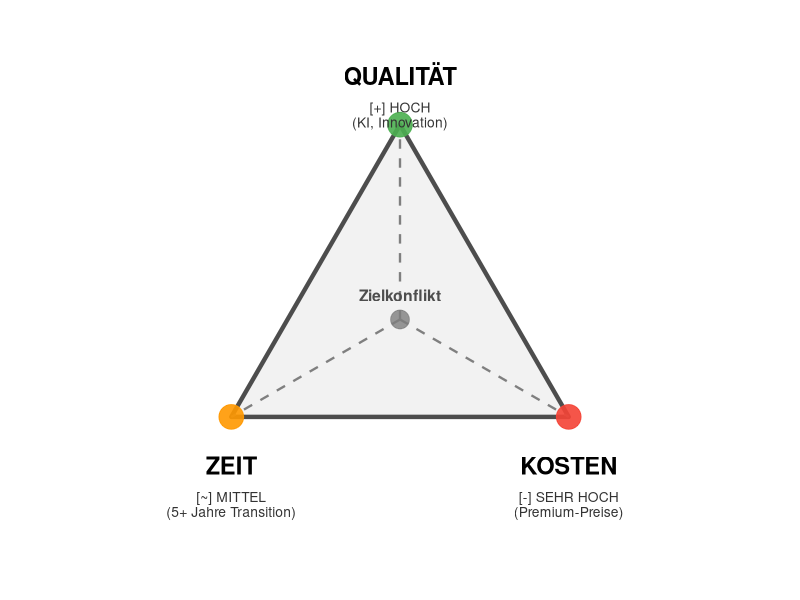

Generate this figure with R: (Note: this script raises an error after producing the figure.)
# Magisches Dreieck: Qualität-Zeit-Kosten (Clean Version)
# Laden der benötigten Bibliothek
library(ggplot2)

# Datenbasis erstellen - Koordinaten der Ecken
triangle_corners <- data.frame(
  x = c(0, -0.866, 0.866),
  y = c(1, -0.5, -0.5),
  Label_Main = c("QUALITÄT", "ZEIT", "KOSTEN"),
  Label_Sub = c(
    "[+] HOCH\n(KI, Innovation)",
    "[~] MITTEL\n(5+ Jahre Transition)",
    "[-] SEHR HOCH\n(Premium-Preise)"
  ),
  Farbe = c("#4CAF50", "#FF9800", "#F44336")
)

# Mittelpunkt
center <- data.frame(x = 0, y = 0)

# Grafik erstellen
p <- ggplot() +
  # Dreieck (Polygon) mit hellgrauer Füllung
  geom_polygon(
    data = triangle_corners,
    aes(x = x, y = y),
    fill = "gray95",
    color = "gray30",
    linewidth = 1.5
  ) +

  # Gestrichelte Linien von der Mitte zu den Ecken
  geom_segment(
    data = triangle_corners,
    aes(x = 0, y = 0, xend = x, yend = y),
    linetype = "dashed",
    color = "gray50",
    linewidth = 0.8
  ) +

  # Große Punkte an den Ecken (Ampel-Farben)
  geom_point(
    data = triangle_corners,
    aes(x = x, y = y, color = Farbe),
    size = 8,
    alpha = 0.9
  ) +

  # Farben manuell setzen
  scale_color_identity() +

  # Hauptbegriffe (QUALITÄT, ZEIT, KOSTEN) - fett und groß
  geom_text(
    data = data.frame(
      x = c(0, -0.866, 0.866),
      y = c(1.25, -0.75, -0.75),
      label = c("QUALITÄT", "ZEIT", "KOSTEN")
    ),
    aes(x = x, y = y, label = label),
    fontface = "bold",
    size = 6,
    hjust = 0.5
  ) +

  # Bewertungs-Texte (darunter)
  geom_text(
    data = data.frame(
      x = c(0, -0.866, 0.866),
      y = c(1.05, -0.95, -0.95),
      label = c(
        "[+] HOCH\n(KI, Innovation)",
        "[~] MITTEL\n(5+ Jahre Transition)",
        "[-] SEHR HOCH\n(Premium-Preise)"
      )
    ),
    aes(x = x, y = y, label = label),
    size = 3.5,
    hjust = 0.5,
    lineheight = 0.9,
    color = "gray20"
  ) +

  # Mittelpunkt (grauer Punkt)
  geom_point(
    data = center,
    aes(x = x, y = y),
    size = 6,
    color = "gray50",
    alpha = 0.8
  ) +

  # Text "Zielkonflikt" in der Mitte
  geom_text(
    data = center,
    aes(x = x, y = y, label = "Zielkonflikt"),
    fontface = "bold",
    size = 4,
    vjust = -1.5,
    color = "gray30"
  ) +

  # Achsen-Konfiguration
  coord_fixed(ratio = 1) +
  scale_x_continuous(limits = c(-1.3, 1.3)) +
  scale_y_continuous(limits = c(-1.3, 1.5)) +

  # Komplett leeres Theme (PowerPoint-optimiert)
  theme_void(base_family = "sans") +

  # Theme-Anpassungen
  theme(
    text = element_text(family = "sans"),
    plot.margin = margin(0, 0, 0, 0, "cm"),
    plot.background = element_rect(fill = "white", color = NA),
    panel.background = element_rect(fill = "white", color = NA)
  )

# Grafik anzeigen
print(p)

# Grafik speichern
# Sicherstellen, dass die Datei im gleichen Verzeichnis wie der Code gespeichert wird
script_dir <- dirname(sys.frame(1)$ofile)
if (is.null(script_dir) || script_dir == "") {
  # Fallback: Verwende das Verzeichnis des Skripts
  script_dir <- dirname(rstudioapi::getActiveDocumentContext()$path)
}
ggsave(
  file.path(script_dir, "magic_triangle_clean.png"),
  plot = p,
  width = 8,
  height = 8,
  dpi = 300,
  bg = "white"
)
